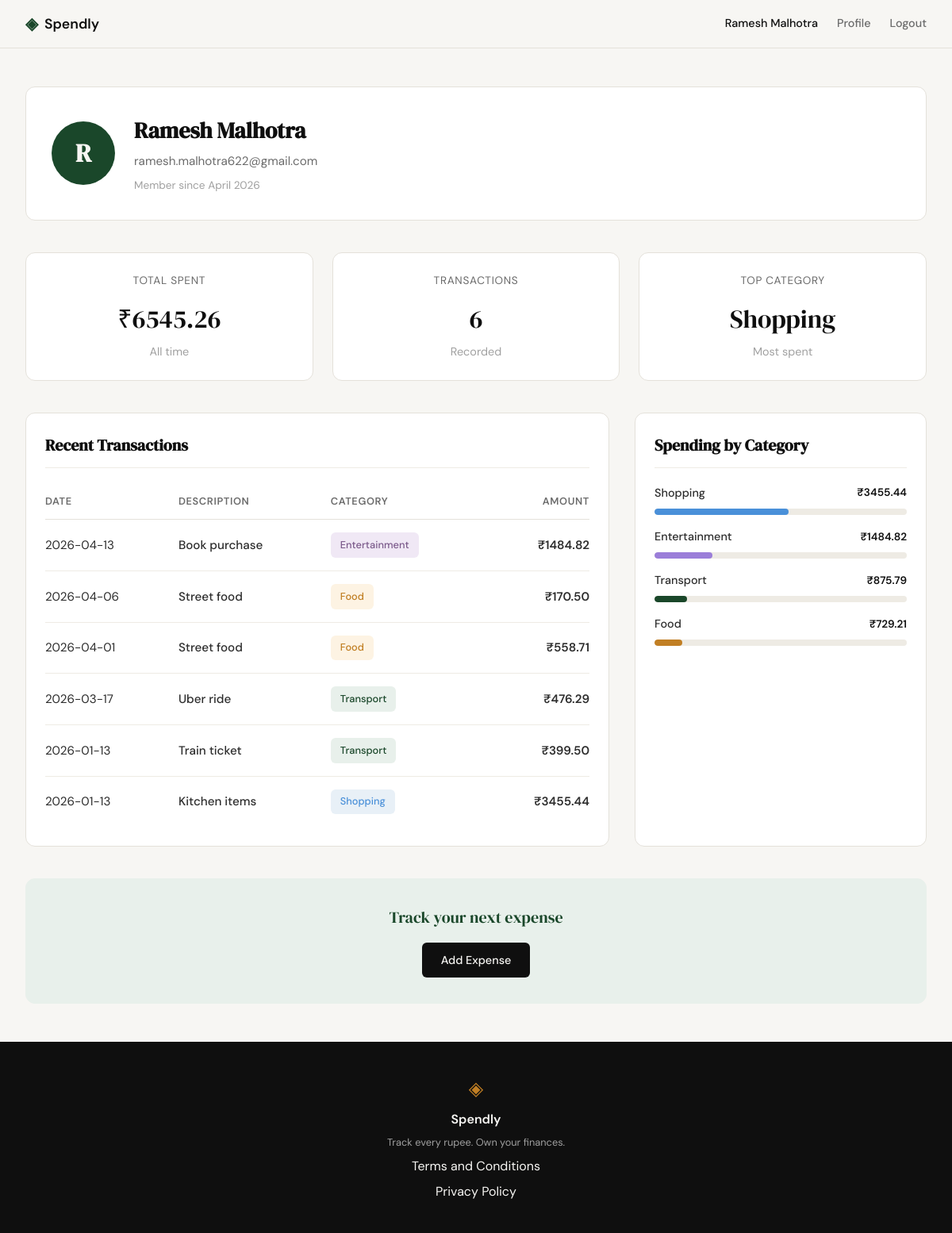
Screenshot of /profile (signed in) with the database file from the repository.
### tables this page shows
CREATE TABLE users (
            id INTEGER PRIMARY KEY AUTOINCREMENT,
            name TEXT NOT NULL,
            email TEXT UNIQUE NOT NULL,
            password_hash TEXT NOT NULL,
            created_at TIMESTAMP DEFAULT CURRENT_TIMESTAMP
        );

CREATE TABLE expenses (
            id INTEGER PRIMARY KEY AUTOINCREMENT,
            user_id INTEGER NOT NULL,
            amount REAL NOT NULL,
            category TEXT NOT NULL,
            date TEXT NOT NULL,
            description TEXT,
            created_at TIMESTAMP DEFAULT CURRENT_TIMESTAMP,
            FOREIGN KEY (user_id) REFERENCES users(id) ON DELETE CASCADE
        );

### app.py (the view)
@app.route("/profile")
def profile():
    if not session.get("user_id"):
        flash("Please log in to access your profile", "error")
        return redirect(url_for("login", next=request.url))
    user_id = session["user_id"]
    user = get_user_by_id(user_id)
    stats = get_summary_stats(user_id)
    transactions = get_recent_transactions(user_id)
    categories = get_category_breakdown(user_id)
    return render_template(
        "profile.html",
        user=user,
        stats=stats,
        transactions=transactions,
        categories=categories
    )

### app.py (called while the page is built)
@app.teardown_appcontext
def teardown_db(exception):
    close_db(exception)

### database/db.py (called while the page is built)
def get_db():
    if 'db' not in g:
        g.db = sqlite3.connect(
            current_app.config.get('DATABASE', DATABASE),
            detect_types=sqlite3.PARSE_DECLTYPES
        )
        g.db.row_factory = sqlite3.Row
        g.db.execute('PRAGMA foreign_keys = ON')
    return g.db

### database/queries.py (called while the page is built)
def get_user_by_id(user_id: int) -> dict | None:
    db = get_db()
    user = db.execute(
        """
        SELECT id, name, email, created_at
        FROM users
        WHERE id = ?
        """,
        (user_id,)
    ).fetchone()
    if user is None:
        return None
    from datetime import datetime
    created_at = user["created_at"]
    if isinstance(created_at, str):
        dt = datetime.fromisoformat(created_at.replace("Z", "+00:00").split("+")[0])
    else:
        dt = created_at
    member_since = dt.strftime("%B %Y")
    return {
        "name": user["name"],
        "email": user["email"],
        "member_since": member_since
    }

def get_recent_transactions(user_id: int, limit: int = 10) -> list:
    db = get_db()
    cursor = db.execute(
        """
        SELECT date, description, category, amount
        FROM expenses
        WHERE user_id = ?
        ORDER BY date DESC
        LIMIT ?
        """,
        (user_id, limit)
    )
    rows = cursor.fetchall()
    return [
        {
            "date": row["date"],
            "description": row["description"],
            "category": row["category"],
            "amount": row["amount"]
        }
        for row in rows
    ]

def get_category_breakdown(user_id: int) -> list:
    db = get_db()
    rows = db.execute('''
        SELECT category, SUM(amount) as total
        FROM expenses
        WHERE user_id = ?
        GROUP BY category
        ORDER BY total DESC
    ''', (user_id,)).fetchall()
    if not rows:
        return []
    total_spending = sum(row['total'] for row in rows)
    if total_spending == 0:
        return []
    breakdown = []
    running_total = 0
    for i, row in enumerate(rows):
        percentage = round((row['total'] / total_spending) * 100)
        breakdown.append({
            'name': row['category'],
            'amount': row['total'],
            'percentage': percentage
        })
        running_total += percentage
    diff = 100 - running_total
    if diff != 0 and len(breakdown) > 0:
        breakdown[0]['percentage'] += diff
    return breakdown

### templates/profile.html (shortened to what this page needs)
{% extends "base.html" %}
{% block head %}
<link rel="stylesheet" href="{{ url_for('static', filename='css/profile.css') }}">
{% endblock %}
{% block content %}
<section class="profile-section">
    <div class="profile-header">
        <div class="user-card">
            <div class="user-avatar">{{ user.name[0]|upper }}</div>
            <div class="user-info">
                <h1>{{ user.name }}</h1>
                <p class="user-email">{{ user.email }}</p>
                <p class="user-meta">Member since {{ user.member_since }}</p>
            </div>
        </div>
    </div>
    <div class="stats-grid">
        <div class="stat-card">
            <p class="stat-card-label">Total Spent</p>
            <p class="stat-card-value">₹{{ "%.2f"|format(stats.total_spent) }}</p>
            <p class="stat-card-subtext">All time</p>
        </div>
        <div class="stat-card">
            <p class="stat-card-label">Transactions</p>
            <p class="stat-card-value">{{ stats.transaction_count }}</p>
            <p class="stat-card-subtext">Recorded</p>
        </div>
        <div class="stat-card">
            <p class="stat-card-label">Top Category</p>
            <p class="stat-card-value">{{ stats.top_category }}</p>
            <p class="stat-card-subtext">Most spent</p>
        </div>
    </div>
    <div class="profile-content">
        <div class="section-card">
            <h2>Recent Transactions</h2>
            {% if transactions %}
            <table class="transactions-table">
                <thead>
                    <tr>
                        <th>Date</th>
                        <th>Description</th>
                        <th>Category</th>
                        <th style="text-align: right;">Amount</th>
                    </tr>
                </thead>
                <tbody>
                    {% for transaction in transactions %}
                    <tr>
                        <td class="transaction-date">{{ transaction.date }}</td>
                        <td class="transaction-description">{{ transaction.description }}</td>
                        <td>
                            <span class="category-badge badge-{{ transaction.category|lower }}">
                                {{ transaction.category }}
                            </span>
                        </td>
                        <td class="transaction-amount">₹{{ "%.2f"|format(transaction.amount) }}</td>
                    </tr>
                    {% endfor %}
                </tbody>
            </table>
            {% else %}
            <div class="empty-state">
                <p class="empty-state-text">No transactions yet.</p>
            </div>
            {% endif %}
        </div>
        <div class="section-card">
            <h2>Spending by Category</h2>
            {% if categories %}
            <div class="category-list">
                {% for category in categories %}
                <div class="category-row">
                    <div class="category-header">
                        <span class="category-name">{{ category.name }}</span>
                        <span class="category-amount">₹{{ "%.2f"|format(category.amount) }}</span>
                    </div>
                    <div class="progress-track">
                        <div class="progress-fill fill-{{ category.name|lower }}" style="width: {{ category.percentage }}%;"></div>
                    </div>
                </div>
                {% endfor %}
            </div>
            {% else %}
            <div class="empty-state">
                <p class="empty-state-text">No spending data yet.</p>
            </div>
            {% endif %}
        </div>
    </div>
    <div class="profile-cta">
        <p class="profile-cta-text">Track your next expense</p>
        <a href="{{ url_for('add_expense') }}" class="btn-primary">Add Expense</a>
    </div>
</section>
{% endblock %}

### templates/base.html (shortened to what this page needs)
<!DOCTYPE html>
<html lang="en">
<head>
    <link rel="stylesheet" href="{{ url_for('static', filename='css/style.css') }}">
    {% block head %}{% endblock %}
</head>
<body>
    <nav class="navbar">
        <div class="nav-inner">
            <a href="{{ url_for('landing') }}" class="nav-brand">
                <span class="brand-icon">◈</span>
                <span class="brand-name">Spendly</span>
            </a>
            <div class="nav-links">
                {% if session.get('user_id') %}
                    <span class="nav-user">{{ session.get('user_name') }}</span>
                    <a href="{{ url_for('profile') }}">Profile</a>
                    <a href="{{ url_for('logout') }}">Logout</a>
                {% else %}
                    <a href="{{ url_for('login') }}">Sign in</a>
                    <a href="{{ url_for('register') }}" class="nav-cta">Get started</a>
                {% endif %}
            </div>
        </div>
    </nav>
    <main class="main-content">
        {% block content %}{% endblock %}
    </main>
    <footer class="footer">
        <div class="footer-inner">
            <span class="brand-icon">◈</span>
            <span class="footer-name">Spendly</span>
            <p class="footer-copy">Track every rupee. Own your finances.</p>
            <a href="/terms">Terms and Conditions</a>
            <a href="/privacy">Privacy Policy</a>
        </div>
    </footer>
</body>
</html>

### static/css/style.css (style rules this page uses)
:root { --ink: #0f0f0f; --ink-soft: #2d2d2d; --ink-muted: #6b6b6b; --ink-faint: #a0a0a0; --paper: #f7f6f3; --paper-warm: #f0ede6; --paper-card: #ffffff; --accent: #1a472a; --accent-light: #e8f0eb; --accent-2: #c17f24; --accent-2-light: #fdf3e3; --danger: #c0392b; --danger-light: #fdecea; --border: #e4e1da; --border-soft: #eeebe4; --font-display: 'DM Serif Display', Georgia, serif; --font-body: 'DM Sans', system-ui, sans-serif; --max-width: 1200px; --auth-width: 440px; --radius-sm: 6px; --radius-md: 12px; --radius-lg: 20px; }
*, *::before, *::after { box-sizing: border-box; margin: 0; padding: 0; }
html { font-size: 16px; scroll-behavior: smooth; }
body { background: var(--paper); color: var(--ink); font-family: var(--font-body); font-size: 1rem; line-height: 1.6; -webkit-font-smoothing: antialiased; }
a { color: inherit; text-decoration: none; }
.navbar { position: sticky; top: 0; z-index: 100; background: var(--paper); border-bottom: 1px solid var(--border); padding: 0 2rem; }
.nav-inner { max-width: var(--max-width); margin: 0 auto; height: 60px; display: flex; align-items: center; justify-content: space-between; }
.nav-brand { display: flex; align-items: center; gap: 0.5rem; font-family: var(--font-body); font-weight: 600; font-size: 1.1rem; color: var(--ink); }
.brand-icon { color: var(--accent); font-size: 1.3rem; }
.brand-name { color: var(--ink); }
.nav-links { display: flex; align-items: center; gap: 1.5rem; font-size: 0.9rem; font-weight: 500; }
.nav-links a { color: var(--ink-muted); transition: color 0.2s; }
.main-content { min-height: calc(100vh - 60px - 100px); }
.stat-card { text-align: left; }
.btn-primary { display: inline-block; background: var(--ink); color: var(--paper); padding: 0.65rem 1.5rem; border-radius: var(--radius-sm); font-family: var(--font-body); font-size: 0.9rem; font-weight: 500; cursor: pointer; border: none; transition: background 0.2s; text-decoration: none; }
.footer { background: var(--ink); color: var(--paper); padding: 2.5rem 2rem; text-align: center; }
.footer-inner { display: flex; flex-direction: column; align-items: center; gap: 0.4rem; }
.footer .brand-icon { color: var(--accent-2); font-size: 1.5rem; }
.footer-name { font-weight: 600; font-size: 1rem; }
.footer-copy { font-size: 0.8rem; color: var(--ink-faint); }

### rows the page displays
users: get "Ramesh Malhotra", name "R", name "Ramesh Malhotra", email "ramesh.malhotra622@gmail.com"
expenses: top_category "Shopping", amount "3455.44", name "Shopping", {{ category.percentage }} 53 (drawn)
expenses: amount "1484.82", name "Entertainment", {{ category.percentage }} 23 (drawn)
expenses: amount "170.50"
expenses: amount "558.71"
expenses: amount "476.29"
expenses: amount "399.50"

### other values shown
{{ user.member_since }} "April 2026"
{{ "%.2f"|format(stats.total_spent) }} "6545.26"
{{ stats.transaction_count }} "6"
{{ category.name }} "Transport" "Food"
{{ "%.2f"|format(category.amount) }} "875.79" "729.21"
